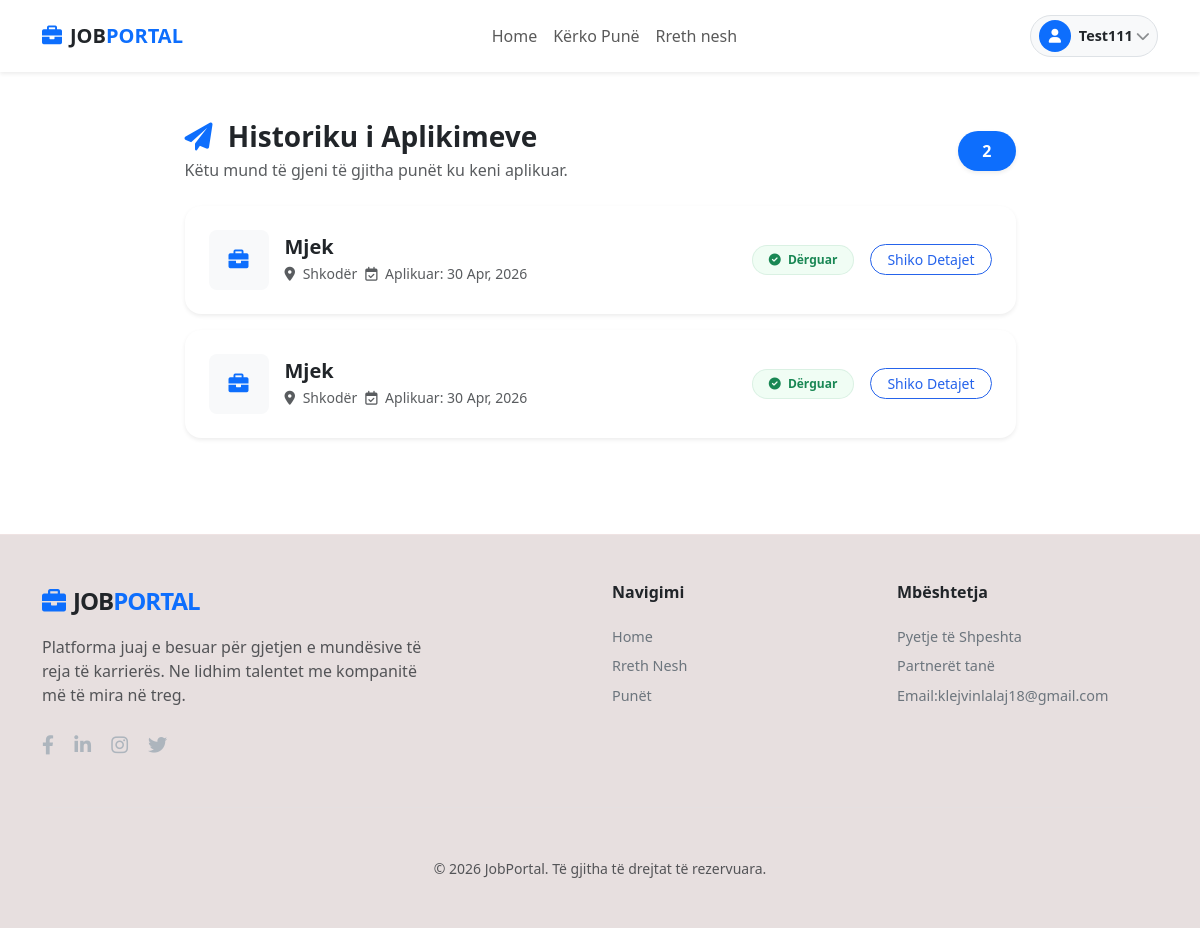
Page /aplikimet_e_mia/ (signed in) on the committed database.
### JobApp/models.py (models this page shows, shortened)
class Aplikim(models.Model):
    job = models.ForeignKey(Job, on_delete=models.CASCADE, related_name='applications')
    applicant = models.ForeignKey(User, on_delete=models.CASCADE, null=True, blank=True)
    first_name = models.CharField(max_length=100)
    last_name = models.CharField(max_length=100)
    email = models.EmailField()
    phone = models.CharField(max_length=20, null=True, blank=True) # E shtuar nga CV
    skills = models.TextField(null=True, blank=True)
    experience = models.TextField(null=True, blank=True)
    education = models.TextField(null=True, blank=True)
    projects = models.TextField(null=True, blank=True)
    cv_file = models.FileField(upload_to='cv_uploads/', null=True, blank=True)
    description = models.TextField(verbose_name="Pse jeni ju kandidati i duhur?")
    created_at = models.DateTimeField(auto_now_add=True)
    class Meta:
        verbose_name = "Aplikim"
        verbose_name_plural = "Aplikime"

class Job(models.Model):
    CITY_CHOICES = [
        ('Tiranë', 'Tiranë'),
        ('Durrës', 'Durrës'),
        ('Vlorë', 'Vlorë'),
        ('Shkodër', 'Shkodër'),
        ('Fier', 'Fier'),
        ('Korçë', 'Korçë'),
        ('Elbasan', 'Elbasan'),
        ('Berat', 'Berat'),
        ('Lushnjë', 'Lushnjë'),
        ('Kavajë', 'Kavajë'),
        ('Gjirokastër', 'Gjirokastër'),
        ('Sarandë', 'Sarandë'),
        ('Lezhë', 'Lezhë'),
        ('Kukës', 'Kukës'),
    ]
    CATEGORY_CHOICES = [
        ('Informatikë', 'Informatikë / Teknologji'),
        ('Ekonomi', 'Ekonomi / Financë'),
        ('Marketing', 'Marketing / Shitje'),
        ('Administratë', 'Administratë / Zyrat'),
        ('Inxhinieri', 'Inxhinieri'),
        ('Mjekësi', 'Mjekësi / Shëndetësi'),
        ('Arsim', 'Arsim / Shkencë'),
        ('Turizëm', 'Turizëm / Hoteleri'),
        ('Ndërtim', 'Ndërtim'),
        ('Tjetër', 'Tjetër'),
    ]
    partner = models.ForeignKey('Partner', on_delete=models.CASCADE, related_name='jobs', null=True, blank=True)
    author = models.ForeignKey(User, on_delete=models.CASCADE, null=True, blank=True)
    title = models.CharField(max_length=200)
    company = models.CharField(max_length=100)
    salary = models.CharField(max_length=100)
    conditions = models.CharField(max_length=100)
    location = models.CharField(max_length=100, choices=CITY_CHOICES, default='Tiranë')
    category = models.CharField(max_length=100, choices=CATEGORY_CHOICES, default='Informatikë')
    location_link = models.URLField(max_length=500, blank=True, null=True)
    description = models.TextField()
    created_at = models.DateTimeField(auto_now_add=True)

### JobApp/views.py (the view)
# urls.py: path('aplikimet_e_mia/', views.aplikimet_e_mia, name='my_applicationsPage'),
@login_required
def aplikimet_e_mia(request):
    aplikimet = Aplikim.objects.filter(applicant=request.user).order_by('-created_at')
    return render(request, 'aplikimet_e_mia.html', {'aplikimet': aplikimet})

### JobApp/templates/aplikimet_e_mia.html (shortened to what this page needs)
{% extends "base.html" %}
{% load static %}
{% block content %}
<div class="container py-5">
    <div class="row justify-content-center">
        <div class="col-lg-10 col-xl-9">
            <div class="d-flex align-items-center justify-content-between mb-4 flex-wrap gap-3">
                <div>
                    <h3 class="fw-bold text-dark mb-1">
                        <i class="fas fa-paper-plane text-primary me-2"></i> Historiku i Aplikimeve
                    </h3>
                    <p class="text-muted mb-0">Këtu mund të gjeni të gjitha punët ku keni aplikuar.</p>
                </div>
                <div class="bg-primary text-white px-4 py-2 rounded-pill shadow-sm">
                    <strong>{{ aplikimet.count }}</strong>
                </div>
            </div>
            <div class="row g-3">
                {% for app in aplikimet %}
                <div class="col-12">
                    <div class="card border-0 shadow-sm rounded-4 overflow-hidden application-card">
                        <div class="card-body p-4">
                            <div class="d-flex flex-column flex-md-row justify-content-between align-items-md-center">
                                <div class="d-flex align-items-center mb-3 mb-md-0">
                                    <div class="bg-light rounded-3 p-3 me-3 d-flex align-items-center justify-content-center" style="width: 60px; height: 60px;">
                                        <i class="fas fa-briefcase text-primary fa-lg"></i>
                                    </div>
                                    <div>
                                        <h5 class="fw-bold mb-1 text-dark">{{ app.job.title }}</h5>
                                        <div class="d-flex flex-wrap gap-2 text-muted small">
                                            <span><i class="fas fa-map-marker-alt me-1"></i> {{ app.job.location }}</span>
                                            <span><i class="far fa-calendar-check me-1"></i> Aplikuar: {{ app.created_at|date:"d M, Y" }}</span>
                                        </div>
                                    </div>
                                </div>
                                <div class="d-flex align-items-center justify-content-between justify-content-md-end gap-3">
                                    <span class="badge bg-success-soft text-success rounded-pill px-3 py-2 border border-success border-opacity-10">
                                        <i class="fas fa-check-circle me-1"></i> Dërguar
                                    </span>
                                    <button class="btn btn-outline-primary btn-sm rounded-pill px-3" data-bs-toggle="modal" data-bs-target="#modalApp{{ app.id }}">
                                        Shiko Detajet
                                    </button>
                                </div>
                            </div>
                        </div>
                    </div>
                </div>
                {% endfor %}
            </div>
        </div>
    </div>
</div>
{% endblock %}

### JobApp/templates/navbar.html (shortened to what this page needs)
{% load static %}
<nav class="navbar navbar-expand-lg navbar-jp sticky-top bg-white shadow-sm">
    <div class="container">
        <a class="navbar-brand d-flex align-items-center" href="{% url 'homePage' %}">
            <i class="fas fa-briefcase me-2 text-primary"></i>
            <span class="fw-bold text-dark">JOB</span><span class="text-primary fw-bold">PORTAL</span>
        </a>
        <div class="d-flex align-items-center gap-2 order-lg-3">
            {% if user.is_authenticated %}
                <div class="user-trigger d-flex align-items-center bg-light px-2 py-1 rounded-pill border"
                     role="button"
                     data-bs-toggle="offcanvas"
                     data-bs-target="#sidebarProfile"
                     style="cursor: pointer; transition: all 0.2s ease;">
                    <div class="avatar-circle bg-primary text-white rounded-circle d-flex align-items-center justify-content-center"
                         style="width: 32px; height: 32px;">
                        <i class="fas fa-user small"></i>
                    </div>
                    <span class="fw-bold text-dark ms-2" style="font-size: 0.9rem;">
                        {{ user.username }}
                    </span>
                    <i class="fas fa-chevron-down small ms-1 opacity-50 d-none d-md-inline-block"></i>
                </div>
            {% else %}
                <div class="d-none d-lg-flex gap-2">
                    <a href="{% url 'loginPage' %}" class="btn btn-login text-primary fw-bold">Log In</a>
                    <a href="{% url 'registerPage' %}" class="btn btn-primary px-4 rounded-pill">Register</a>
                </div>
            {% endif %}
        </div>
        <div class="collapse navbar-collapse order-lg-2" id="navbarNav">
            <ul class="navbar-nav mx-auto">
                <li class="nav-item">
                    <a class="nav-link {% if request.resolver_match.url_name == 'homePage' %}active{% endif %}" href="{% url 'homePage' %}">Home</a>
                </li>
                <li class="nav-item">
                    <a class="nav-link {% if request.resolver_match.url_name == 'punePage' %}active{% endif %}" href="{% url 'punePage' %}">Kërko Punë</a>
                </li>
                <li class="nav-item">
                    <a class="nav-link {% if request.resolver_match.url_name == 'aboutPage' %}active{% endif %}" href="{% url 'aboutPage' %}">Rreth nesh</a>
                </li>
            </ul>
        </div>
    </div>
</nav>

### JobApp/static/css/style.css (style rules this page uses)
:root { --jp-primary: #0d6efd; --jp-dark: #212529; }
.navbar-jp { background-color: #ffffff; box-shadow: 0 2px 10px rgba(0,0,0,0.1); padding-top: 15px; padding-bottom: 15px; }
.application-card { background-color: #ffffff; transition: transform 0.3s ease, box-shadow 0.3s ease, border-color 0.3s ease; border: 1px solid #f1f5f9; }
.text-primary.fa-lg { color: #2563eb; }
.bg-success-soft { background-color: #f0fdf4; color: #16a34a; border: 1px solid rgba(22, 163, 74, 0.1); }
.bg-primary { background-color: #2563eb; }
.btn-outline-primary { color: #2563eb; border: 1px solid #2563eb; background: transparent; }
.text-dark.fw-bold { color: #1e293b; }
.text-muted.small { color: #64748b; }

### rows in the picture
Aplikim: job "Mjek", job.location "Shkodër", created_at "30 Apr, 2026"
Aplikim: job "Mjek", job.location "Shkodër", created_at "30 Apr, 2026"

### other values in the picture
{{ user.username }} "Test111"
{{ aplikimet.count }} "2"
